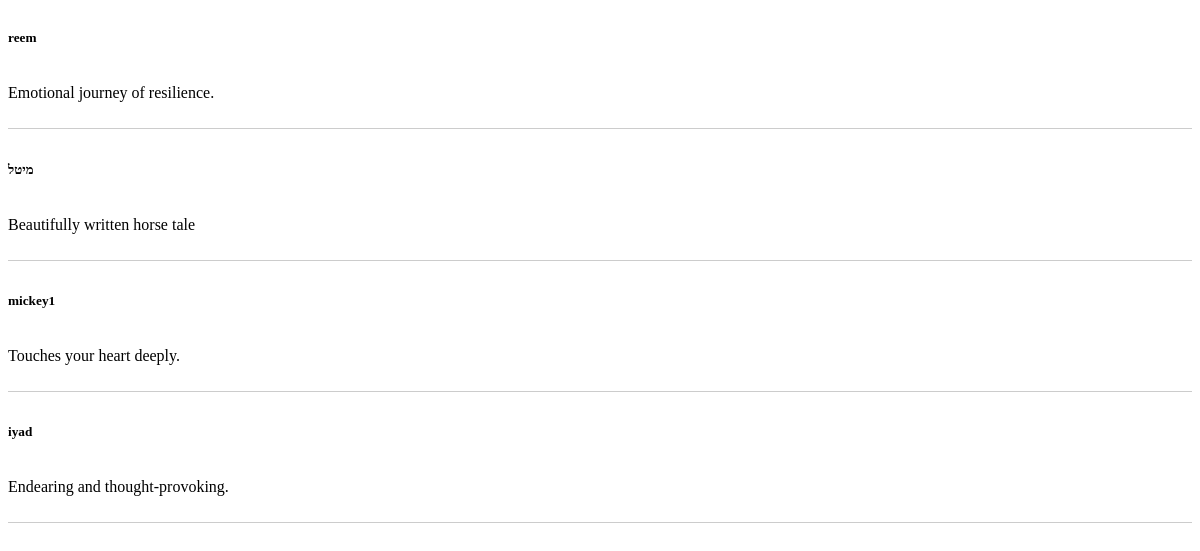
The app's page /Final_Project/fetch_reviews.php?product_id=11 with its own data.
### tables this page shows
CREATE TABLE `reviews` (
  `review_id` int(11) NOT NULL,
  `product_id` int(11) DEFAULT NULL,
  `user_id` int(11) DEFAULT NULL,
  `review_text` text DEFAULT NULL,
  `review_date` timestamp NULL DEFAULT current_timestamp(),
  `rating_star` int(11) DEFAULT NULL
);

CREATE TABLE `users` (
  `id` int(11) NOT NULL,
  `user_name` varchar(255) NOT NULL,
  `password` varchar(255) NOT NULL,
  `name` varchar(255) NOT NULL,
  `mail` varchar(255) NOT NULL
);

### Final_Project/fetch_reviews.php (the view, shortened to what this page needs)
<?php
$connect = mysqli_connect("localhost", "root", "", "Book_Store");
$product_id = intval($_GET['product_id']);
$review_query = "SELECT r.review_id, r.review_text, r.rating_star, r.user_id, u.user_name FROM reviews r INNER JOIN users u ON r.user_id = u.id WHERE r.product_id = $product_id";
$review_result = mysqli_query($connect, $review_query);
$review_content = '';
while ($review_row = mysqli_fetch_array($review_result)) {
  $review_text = $review_row['review_text'];
  $rating_star = $review_row['rating_star'];
  $username = $review_row['user_name'];
  $review_content .= '<div class="review">';
  $review_content .= '<div class="review-content">';
  $review_content .= '<h5>' . $username . '</h5>';
  $review_content .= '<div class="review-details">';
  $review_content .= '<p class="review-text">' . $review_text . '</p>';
  $review_content .= '<div class="rating-stars">';
  for ($i = 1; $i <= 5; $i++) {
    if ($i <= $rating_star) {
      $review_content .= '<i class="fas fa-star filled"></i>';
    } else {
      $review_content .= '<i class="far fa-star"></i>';
    }
  }
  $review_content .= '</div>';
  $review_content .= '</div>';
  $review_content .= '</div>';
  $review_content .= '</div>';
  $review_content .= '<hr class="review-separator">';
}
echo $review_content;
?>

### Final_Project/fetch_reviews.php (style rules this page uses)
.review-separator { border: none; border-top: 1px solid #ccc; margin: 10px 0; }
.review { display: flex; align-items: center; }
.review-content { flex-grow: 1; }
.review-details { display: flex; align-items: center; }

### records on screen
reviews: user.user_name "reem", review_text "Emotional journey of resilience."
reviews: user.user_name "מיטל", review_text "Beautifully written horse tale"
reviews: user.user_name "mickey1", review_text "Touches your heart deeply."
reviews: user.user_name "iyad", review_text "Endearing and thought-provoking."
